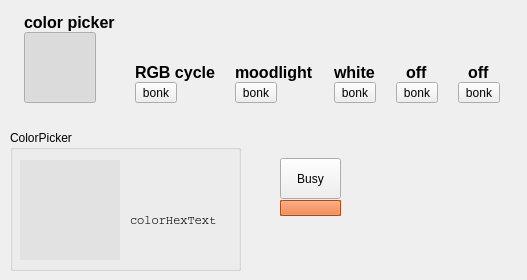
    <widget class="QWidget" name="tools">
     <attribute name="icon">
      <iconset resource="myresources.qrc">
       <normaloff>:/images/settings-gears-big.png</normaloff>:/images/settings-gears-big.png</iconset>
     </attribute>
     <attribute name="title">
      <string>Tools</string>
     </attribute>
     <widget class="QWidget" name="layoutWidget">
      <property name="geometry">
       <rect>
        <x>10</x>
        <y>10</y>
        <width>508</width>
        <height>93</height>
       </rect>
      </property>
      <layout class="QHBoxLayout" name="horizontalLayout">
       <item>
        <layout class="QVBoxLayout" name="verticalLayout_10">
         <property name="spacing">
          <number>0</number>
         </property>
         <property name="sizeConstraint">
          <enum>QLayout::SetNoConstraint</enum>
         </property>
         <item>
          <widget class="QLabel" name="label_30">
           <property name="font">
            <font>
             <family>Helvetica Neue</family>
             <pointsize>12</pointsize>
             <weight>75</weight>
             <bold>true</bold>
            </font>
           </property>
           <property name="text">
            <string>color picker</string>
           </property>
           <property name="alignment">
            <set>Qt::AlignBottom|Qt::AlignLeading|Qt::AlignLeft</set>
           </property>
          </widget>
         </item>
         <item>
          <widget class="QToolButton" name="buttonColorwheel">
           <property name="autoFillBackground">
            <bool>true</bool>
           </property>
           <property name="text">
            <string/>
           </property>
           <property name="icon">
            <iconset resource="myresources.qrc">
             <normaloff>:/images/gradient-circle.png</normaloff>:/images/gradient-circle.png</iconset>
           </property>
           <property name="iconSize">
            <size>
             <width>64</width>
             <height>64</height>
            </size>
           </property>
           <property name="checkable">
            <bool>true</bool>
           </property>
           <property name="checked">
            <bool>true</bool>
           </property>
           <property name="autoExclusive">
            <bool>true</bool>
           </property>
          </widget>
         </item>
        </layout>
       </item>
       <item>
        <layout class="QVBoxLayout" name="verticalLayout_11">
         <property name="spacing">
          <number>0</number>
         </property>
         <item alignment="Qt::AlignHCenter|Qt::AlignBottom">
          <widget class="QLabel" name="label_29">
           <property name="font">
            <font>
             <family>Helvetica Neue</family>
             <pointsize>12</pointsize>
             <weight>75</weight>
             <bold>true</bold>
            </font>
           </property>
           <property name="text">
            <string>RGB cycle</string>
           </property>
          </widget>
         </item>
         <item>
          <widget class="QToolButton" name="buttonRGBcycle">
           <property name="autoFillBackground">
            <bool>true</bool>
           </property>
           <property name="text">
            <string>bonk</string>
           </property>
           <property name="icon">
            <iconset resource="myresources.qrc">
             <normaloff>:/images/demo-rgb.png</normaloff>:/images/demo-rgb.png</iconset>
           </property>
           <property name="iconSize">
            <size>
             <width>64</width>
             <height>64</height>
            </size>
           </property>
           <property name="checkable">
            <bool>true</bool>
           </property>
           <property name="autoExclusive">
            <bool>true</bool>
           </property>
          </widget>
         </item>
        </layout>
       </item>
       <item>
        <layout class="QVBoxLayout" name="verticalLayout_12">
         <property name="spacing">
          <number>0</number>
         </property>
         <item alignment="Qt::AlignHCenter|Qt::AlignBottom">
          <widget class="QLabel" name="label_31">
           <property name="font">
            <font>
             <family>Helvetica Neue</family>
             <pointsize>12</pointsize>
             <weight>75</weight>
             <bold>true</bold>
            </font>
           </property>
           <property name="text">
            <string>moodlight</string>
           </property>
          </widget>
         </item>
         <item>
          <widget class="QToolButton" name="buttonMoodlight">
           <property name="autoFillBackground">
            <bool>true</bool>
           </property>
           <property name="text">
            <string>bonk</string>
           </property>
           <property name="icon">
            <iconset resource="myresources.qrc">
             <normaloff>:/images/demo-mood.png</normaloff>:/images/demo-mood.png</iconset>
           </property>
           <property name="iconSize">
            <size>
             <width>64</width>
             <height>64</height>
            </size>
           </property>
           <property name="checkable">
            <bool>true</bool>
           </property>
           <property name="autoExclusive">
            <bool>true</bool>
           </property>
          </widget>
         </item>
        </layout>
       </item>
       <item>
        <layout class="QVBoxLayout" name="verticalLayout_14">
         <property name="spacing">
          <number>0</number>
         </property>
         <item alignment="Qt::AlignHCenter|Qt::AlignBottom">
          <widget class="QLabel" name="label_33">
           <property name="font">
            <font>
             <family>Helvetica Neue</family>
             <pointsize>12</pointsize>
             <weight>75</weight>
             <bold>true</bold>
            </font>
           </property>
           <property name="text">
            <string>white</string>
           </property>
          </widget>
         </item>
         <item>
          <widget class="QToolButton" name="buttonWhite">
           <property name="autoFillBackground">
            <bool>true</bool>
           </property>
           <property name="text">
            <string>bonk</string>
           </property>
           <property name="icon">
            <iconset resource="myresources.qrc">
             <normaloff>:/images/demo-light-off.png</normaloff>:/images/demo-light-off.png</iconset>
           </property>
           <property name="iconSize">
            <size>
             <width>64</width>
             <height>64</height>
            </size>
           </property>
           <property name="checkable">
            <bool>true</bool>
           </property>
           <property name="autoExclusive">
            <bool>true</bool>
           </property>
          </widget>
         </item>
        </layout>
       </item>
       <item>
        <layout class="QVBoxLayout" name="verticalLayout_20">
         <property name="spacing">
          <number>0</number>
         </property>
         <item alignment="Qt::AlignHCenter|Qt::AlignBottom">
          <widget class="QLabel" name="label_39">
           <property name="font">
            <font>
             <family>Helvetica Neue</family>
             <pointsize>12</pointsize>
             <weight>75</weight>
             <bold>true</bold>
            </font>
           </property>
           <property name="text">
            <string>off</string>
           </property>
          </widget>
         </item>
         <item>
          <widget class="QToolButton" name="buttonOff">
           <property name="autoFillBackground">
            <bool>true</bool>
           </property>
           <property name="text">
            <string>bonk</string>
           </property>
           <property name="icon">
            <iconset resource="myresources.qrc">
             <normaloff>:/images/demo-light-off.png</normaloff>:/images/demo-light-off.png</iconset>
           </property>
           <property name="iconSize">
            <size>
             <width>64</width>
             <height>64</height>
            </size>
           </property>
           <property name="checkable">
            <bool>true</bool>
           </property>
           <property name="autoExclusive">
            <bool>true</bool>
           </property>
          </widget>
         </item>
        </layout>
       </item>
       <item>
        <layout class="QVBoxLayout" name="verticalLayout_21">
         <property name="spacing">
          <number>0</number>
         </property>
         <item alignment="Qt::AlignHCenter|Qt::AlignBottom">
          <widget class="QLabel" name="label_42">
           <property name="font">
            <font>
             <family>Helvetica Neue</family>
             <pointsize>12</pointsize>
             <weight>75</weight>
             <bold>true</bold>
            </font>
           </property>
           <property name="text">
            <string>off</string>
           </property>
          </widget>
         </item>
         <item>
          <widget class="QToolButton" name="buttonOff_2">
           <property name="autoFillBackground">
            <bool>true</bool>
           </property>
           <property name="text">
            <string>bonk</string>
           </property>
           <property name="icon">
            <iconset resource="myresources.qrc">
             <normaloff>:/images/demo-light-off.png</normaloff>:/images/demo-light-off.png</iconset>
           </property>
           <property name="iconSize">
            <size>
             <width>64</width>
             <height>64</height>
            </size>
           </property>
           <property name="checkable">
            <bool>true</bool>
           </property>
           <property name="autoExclusive">
            <bool>true</bool>
           </property>
          </widget>
         </item>
        </layout>
       </item>
      </layout>
     </widget>
     <widget class="QGroupBox" name="groupBox_2">
      <property name="geometry">
       <rect>
        <x>10</x>
        <y>130</y>
        <width>231</width>
        <height>141</height>
       </rect>
      </property>
      <property name="title">
       <string>ColorPicker</string>
      </property>
      <widget class="Color_Wheel" name="colorwheel" native="true">
       <property name="geometry">
        <rect>
         <x>10</x>
         <y>30</y>
         <width>100</width>
         <height>100</height>
        </rect>
       </property>
       <property name="minimumSize">
        <size>
         <width>100</width>
         <height>100</height>
        </size>
       </property>
       <property name="autoFillBackground">
        <bool>false</bool>
       </property>
       <property name="styleSheet">
        <string notr="true">background: rgb(226, 226, 226);</string>
       </property>
      </widget>
      <widget class="Color_Preview" name="colorpreview" native="true">
       <property name="geometry">
        <rect>
         <x>120</x>
         <y>30</y>
         <width>98</width>
         <height>40</height>
        </rect>
       </property>
       <property name="sizePolicy">
        <sizepolicy hsizetype="Preferred" vsizetype="Fixed">
         <horstretch>0</horstretch>
         <verstretch>0</verstretch>
        </sizepolicy>
       </property>
       <property name="minimumSize">
        <size>
         <width>0</width>
         <height>40</height>
        </size>
       </property>
      </widget>
      <widget class="QLabel" name="colorHexText">
       <property name="geometry">
        <rect>
         <x>120</x>
         <y>80</y>
         <width>101</width>
         <height>20</height>
        </rect>
       </property>
       <property name="font">
        <font>
         <family>Courier</family>
        </font>
       </property>
       <property name="text">
        <string>colorHexText</string>
       </property>
      </widget>
     </widget>
     <widget class="QToolButton" name="buttonBusy">
      <property name="geometry">
       <rect>
        <x>280</x>
        <y>158</y>
        <width>61</width>
        <height>41</height>
       </rect>
      </property>
      <property name="text">
       <string>Busy</string>
      </property>
      <property name="checkable">
       <bool>true</bool>
      </property>
      <property name="autoExclusive">
       <bool>true</bool>
      </property>
     </widget>
     <widget class="QToolButton" name="buttonBusyColorSpot">
      <property name="geometry">
       <rect>
        <x>280</x>
        <y>200</y>
        <width>61</width>
        <height>16</height>
       </rect>
      </property>
      <property name="palette">
       <palette>
        <active>
         <colorrole role="WindowText">
          <brush brushstyle="SolidPattern">
           <color alpha="255">
            <red>0</red>
            <green>0</green>
            <blue>0</blue>
           </color>
          </brush>
         </colorrole>
         <colorrole role="Button">
          <brush brushstyle="SolidPattern">
           <color alpha="255">
            <red>232</red>
            <green>105</green>
            <blue>38</blue>
           </color>
          </brush>
         </colorrole>
         <colorrole role="Light">
          <brush brushstyle="SolidPattern">
           <color alpha="255">
            <red>255</red>
            <green>176</green>
            <blue>135</blue>
           </color>
          </brush>
         </colorrole>
         <colorrole role="Midlight">
          <brush brushstyle="SolidPattern">
           <color alpha="255">
            <red>243</red>
            <green>140</green>
            <blue>86</blue>
           </color>
          </brush>
         </colorrole>
         <colorrole role="Dark">
          <brush brushstyle="SolidPattern">
           <color alpha="255">
            <red>116</red>
            <green>52</green>
            <blue>19</blue>
           </color>
          </brush>
         </colorrole>
         <colorrole role="Mid">
          <brush brushstyle="SolidPattern">
           <color alpha="255">
            <red>155</red>
            <green>70</green>
            <blue>25</blue>
           </color>
          </brush>
         </colorrole>
         <colorrole role="Text">
          <brush brushstyle="SolidPattern">
           <color alpha="255">
            <red>0</red>
            <green>0</green>
            <blue>0</blue>
           </color>
          </brush>
         </colorrole>
         <colorrole role="BrightText">
          <brush brushstyle="SolidPattern">
           <color alpha="255">
            <red>255</red>
            <green>255</green>
            <blue>255</blue>
           </color>
          </brush>
         </colorrole>
         <colorrole role="ButtonText">
          <brush brushstyle="SolidPattern">
           <color alpha="255">
            <red>0</red>
            <green>0</green>
            <blue>0</blue>
           </color>
          </brush>
         </colorrole>
         <colorrole role="Base">
          <brush brushstyle="SolidPattern">
           <color alpha="255">
            <red>255</red>
            <green>255</green>
            <blue>255</blue>
           </color>
          </brush>
         </colorrole>
         <colorrole role="Window">
          <brush brushstyle="SolidPattern">
           <color alpha="255">
            <red>232</red>
            <green>105</green>
            <blue>38</blue>
           </color>
          </brush>
         </colorrole>
         <colorrole role="Shadow">
          <brush brushstyle="SolidPattern">
           <color alpha="255">
            <red>0</red>
            <green>0</green>
            <blue>0</blue>
           </color>
          </brush>
         </colorrole>
         <colorrole role="AlternateBase">
          <brush brushstyle="SolidPattern">
           <color alpha="255">
            <red>243</red>
            <green>180</green>
            <blue>146</blue>
           </color>
          </brush>
         </colorrole>
         <colorrole role="ToolTipBase">
          <brush brushstyle="SolidPattern">
           <color alpha="255">
            <red>255</red>
            <green>255</green>
            <blue>220</blue>
           </color>
          </brush>
         </colorrole>
         <colorrole role="ToolTipText">
          <brush brushstyle="SolidPattern">
           <color alpha="255">
            <red>0</red>
            <green>0</green>
            <blue>0</blue>
           </color>
          </brush>
         </colorrole>
        </active>
        <inactive>
         <colorrole role="WindowText">
          <brush brushstyle="SolidPattern">
           <color alpha="255">
            <red>0</red>
            <green>0</green>
            <blue>0</blue>
           </color>
          </brush>
         </colorrole>
         <colorrole role="Button">
          <brush brushstyle="SolidPattern">
           <color alpha="255">
            <red>232</red>
            <green>105</green>
            <blue>38</blue>
           </color>
          </brush>
         </colorrole>
         <colorrole role="Light">
          <brush brushstyle="SolidPattern">
           <color alpha="255">
            <red>255</red>
            <green>176</green>
            <blue>135</blue>
           </color>
          </brush>
         </colorrole>
         <colorrole role="Midlight">
          <brush brushstyle="SolidPattern">
           <color alpha="255">
            <red>243</red>
            <green>140</green>
            <blue>86</blue>
           </color>
          </brush>
         </colorrole>
         <colorrole role="Dark">
          <brush brushstyle="SolidPattern">
           <color alpha="255">
            <red>116</red>
            <green>52</green>
            <blue>19</blue>
           </color>
          </brush>
         </colorrole>
         <colorrole role="Mid">
          <brush brushstyle="SolidPattern">
           <color alpha="255">
            <red>155</red>
            <green>70</green>
            <blue>25</blue>
           </color>
          </brush>
         </colorrole>
         <colorrole role="Text">
          <brush brushstyle="SolidPattern">
           <color alpha="255">
            <red>0</red>
            <green>0</green>
            <blue>0</blue>
           </color>
          </brush>
         </colorrole>
         <colorrole role="BrightText">
          <brush brushstyle="SolidPattern">
           <color alpha="255">
            <red>255</red>
            <green>255</green>
            <blue>255</blue>
           </color>
          </brush>
         </colorrole>
         <colorrole role="ButtonText">
          <brush brushstyle="SolidPattern">
           <color alpha="255">
            <red>0</red>
            <green>0</green>
            <blue>0</blue>
           </color>
          </brush>
         </colorrole>
         <colorrole role="Base">
          <brush brushstyle="SolidPattern">
           <color alpha="255">
            <red>255</red>
            <green>255</green>
            <blue>255</blue>
           </color>
          </brush>
         </colorrole>
         <colorrole role="Window">
          <brush brushstyle="SolidPattern">
           <color alpha="255">
            <red>232</red>
            <green>105</green>
            <blue>38</blue>
           </color>
          </brush>
         </colorrole>
         <colorrole role="Shadow">
          <brush brushstyle="SolidPattern">
           <color alpha="255">
            <red>0</red>
            <green>0</green>
            <blue>0</blue>
           </color>
          </brush>
         </colorrole>
         <colorrole role="AlternateBase">
          <brush brushstyle="SolidPattern">
           <color alpha="255">
            <red>243</red>
            <green>180</green>
            <blue>146</blue>
           </color>
          </brush>
         </colorrole>
         <colorrole role="ToolTipBase">
          <brush brushstyle="SolidPattern">
           <color alpha="255">
            <red>255</red>
            <green>255</green>
            <blue>220</blue>
           </color>
          </brush>
         </colorrole>
         <colorrole role="ToolTipText">
          <brush brushstyle="SolidPattern">
           <color alpha="255">
            <red>0</red>
            <green>0</green>
            <blue>0</blue>
           </color>
          </brush>
         </colorrole>
        </inactive>
        <disabled>
         <colorrole role="WindowText">
          <brush brushstyle="SolidPattern">
           <color alpha="255">
            <red>116</red>
            <green>52</green>
            <blue>19</blue>
           </color>
          </brush>
         </colorrole>
         <colorrole role="Button">
          <brush brushstyle="SolidPattern">
           <color alpha="255">
            <red>232</red>
            <green>105</green>
            <blue>38</blue>
           </color>
          </brush>
         </colorrole>
         <colorrole role="Light">
          <brush brushstyle="SolidPattern">
           <color alpha="255">
            <red>255</red>
            <green>176</green>
            <blue>135</blue>
           </color>
          </brush>
         </colorrole>
         <colorrole role="Midlight">
          <brush brushstyle="SolidPattern">
           <color alpha="255">
            <red>243</red>
            <green>140</green>
            <blue>86</blue>
           </color>
          </brush>
         </colorrole>
         <colorrole role="Dark">
          <brush brushstyle="SolidPattern">
           <color alpha="255">
            <red>116</red>
            <green>52</green>
            <blue>19</blue>
           </color>
          </brush>
         </colorrole>
         <colorrole role="Mid">
          <brush brushstyle="SolidPattern">
           <color alpha="255">
            <red>155</red>
            <green>70</green>
            <blue>25</blue>
           </color>
          </brush>
         </colorrole>
         <colorrole role="Text">
          <brush brushstyle="SolidPattern">
           <color alpha="255">
            <red>116</red>
            <green>52</green>
            <blue>19</blue>
           </color>
          </brush>
         </colorrole>
         <colorrole role="BrightText">
          <brush brushstyle="SolidPattern">
           <color alpha="255">
            <red>255</red>
            <green>255</green>
            <blue>255</blue>
           </color>
          </brush>
         </colorrole>
         <colorrole role="ButtonText">
          <brush brushstyle="SolidPattern">
           <color alpha="255">
            <red>116</red>
            <green>52</green>
            <blue>19</blue>
           </color>
          </brush>
         </colorrole>
         <colorrole role="Base">
          <brush brushstyle="SolidPattern">
           <color alpha="255">
            <red>232</red>
            <green>105</green>
            <blue>38</blue>
           </color>
          </brush>
         </colorrole>
         <colorrole role="Window">
          <brush brushstyle="SolidPattern">
           <color alpha="255">
            <red>232</red>
            <green>105</green>
            <blue>38</blue>
           </color>
          </brush>
         </colorrole>
         <colorrole role="Shadow">
          <brush brushstyle="SolidPattern">
           <color alpha="255">
            <red>0</red>
            <green>0</green>
            <blue>0</blue>
           </color>
          </brush>
         </colorrole>
         <colorrole role="AlternateBase">
          <brush brushstyle="SolidPattern">
           <color alpha="255">
            <red>232</red>
            <green>105</green>
            <blue>38</blue>
           </color>
          </brush>
         </colorrole>
         <colorrole role="ToolTipBase">
          <brush brushstyle="SolidPattern">
           <color alpha="255">
            <red>255</red>
            <green>255</green>
            <blue>220</blue>
           </color>
          </brush>
         </colorrole>
         <colorrole role="ToolTipText">
          <brush brushstyle="SolidPattern">
           <color alpha="255">
            <red>0</red>
            <green>0</green>
            <blue>0</blue>
           </color>
          </brush>
         </colorrole>
        </disabled>
       </palette>
      </property>
      <property name="autoFillBackground">
       <bool>true</bool>
      </property>
      <property name="text">
       <string/>
      </property>
      <property name="popupMode">
       <enum>QToolButton::InstantPopup</enum>
      </property>
      <property name="autoRaise">
       <bool>false</bool>
      </property>
     </widget>
    </widget>
